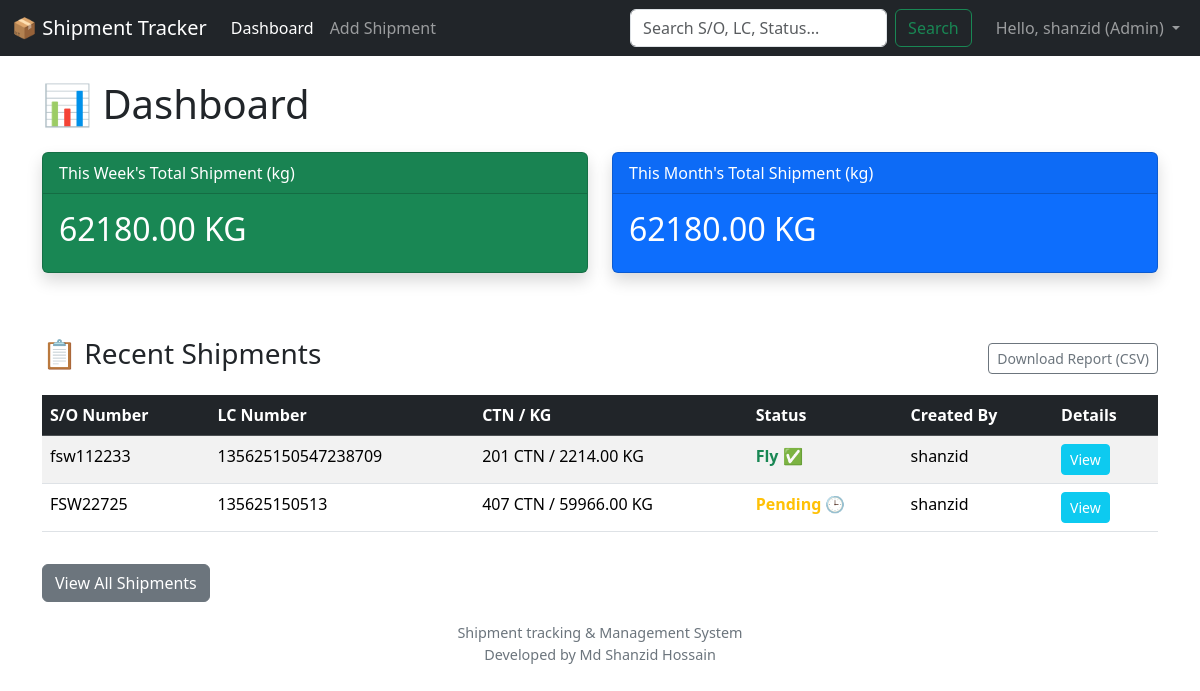
Screenshot of / (signed in) with the database file from the repository.
### shipment_app/models.py (models this page shows, shortened)
class CustomUser(AbstractUser):
    ROLE_CHOICES = [
        ('admin', 'Admin'),
        ('editor', 'Can Edit'),
        ('viewer', 'View Only'),
    ]
    role = models.CharField(max_length=20, choices=ROLE_CHOICES, default='viewer')

class Shipment(models.Model):
    STATUS_CHOICES = [
        ('pending', 'Pending 🕒'),
        ('fly', 'Fly ✅'),
        ('arrived', 'Arrived 📦'),
    ]
    so_number = models.CharField(max_length=100, unique=True, verbose_name="S/O Number")
    lc_number = models.CharField(max_length=100, blank=True, null=True, verbose_name="LC Number")
    total_ctn = models.IntegerField(verbose_name="Total CTN")
    total_kg = models.FloatField(verbose_name="Total KG")
    status = models.CharField(max_length=20, choices=STATUS_CHOICES, default='pending', verbose_name="Status")
    created_by = models.ForeignKey(CustomUser, on_delete=models.SET_NULL, null=True)
    created_at = models.DateTimeField(auto_now_add=True)
    class Meta:
        ordering = ['-created_at'] # নতুনগুলো আগে দেখানোর জন্য

### shipment_app/views.py (the view)
# urls.py: path('', views.dashboard, name='dashboard'), # ড্যাশবোর্ড (Homepage)
@login_required
@user_passes_test(is_viewer_or_higher, login_url='/login/')
def dashboard(request):
    today = timezone.now().date()
    start_week = today - timedelta(days=today.weekday())
    start_month = today.replace(day=1)
    weekly_total = Shipment.objects.filter(
        created_at__date__gte=start_week
    ).aggregate(total_weight=Sum('total_kg'))['total_weight'] or 0
    monthly_total = Shipment.objects.filter(
        created_at__date__gte=start_month
    ).aggregate(total_weight=Sum('total_kg'))['total_weight'] or 0
    shipments = Shipment.objects.all().order_by('-created_at')[:10] # শেষ ১০টি
    context = {
        'weekly_total': weekly_total,
        'monthly_total': monthly_total,
        'shipments': shipments,
    }
    return render(request, 'shipment_app/dashboard.html', context)

### shipment_app/views.py (called while the page is built)
def is_viewer_or_higher(user):
    return user.is_authenticated and user.role in ['admin', 'editor', 'viewer']

### shipment_app/templates/shipment_app/dashboard.html (shortened to what this page needs)
{% extends "shipment_app/base.html" %}
{% block content %}
<h1 class="mb-4">📊 Dashboard</h1>
<div class="row mb-5">
    <div class="col-md-6">
        <div class="card text-white bg-success mb-3 shadow">
            <div class="card-header">This Week's Total Shipment (kg)</div>
            <div class="card-body">
                <h2 class="card-title">{{ weekly_total|floatformat:2 }} KG</h2>
            </div>
        </div>
    </div>
    <div class="col-md-6">
        <div class="card text-white bg-primary mb-3 shadow">
            <div class="card-header">This Month's Total Shipment (kg)</div>
            <div class="card-body">
                <h2 class="card-title">{{ monthly_total|floatformat:2 }} KG</h2>
            </div>
        </div>
    </div>
</div>
<div class="d-flex justify-content-between align-items-center mb-3">
    <h3>📋 Recent Shipments</h3>
    {% if request.user.role == 'admin' %}
    <a href="{% url 'download_report_csv' %}" class="btn btn-sm btn-outline-secondary">Download Report (CSV)</a>
    {% endif %}
</div>
<div class="table-responsive">
    <table class="table table-hover table-striped">
        <thead class="table-dark">
            <tr>
                <th>S/O Number</th>
                <th>LC Number</th>
                <th>CTN / KG</th>
                <th>Status</th>
                <th>Created By</th>
                <th>Details</th>
            </tr>
        </thead>
        <tbody>
            {% for shipment in shipments %}
            <tr>
                <td>{{ shipment.so_number }}</td>
                <td>{{ shipment.lc_number|default:"N/A" }}</td>
                <td>{{ shipment.total_ctn }} CTN / {{ shipment.total_kg|floatformat:2 }} KG</td>
                <td>
                    {% if shipment.status == 'fly' %}
                        <span class="status-fly">Fly ✅</span>
                    {% elif shipment.status == 'arrived' %}
                        <span class="status-arrived">Arrived 📦</span>
                    {% else %}
                        <span class="status-pending">Pending 🕒</span>
                    {% endif %}
                </td>
                <td>{{ shipment.created_by.username|default:"Admin" }}</td>
                <td><a href="{% url 'shipment_detail' shipment.pk %}" class="btn btn-sm btn-info text-white">View</a></td>
            </tr>
            {% empty %}
            <tr>
                <td colspan="6" class="text-center">No shipments found.</td>
            </tr>
            {% endfor %}
        </tbody>
    </table>
</div>
<a href="{% url 'search_shipment' %}" class="btn btn-secondary mt-3">View All Shipments</a>
{% endblock %}

### shipment_app/templates/shipment_app/base.html (shortened to what this page needs)
{% load static %}
<!DOCTYPE html>
<html lang="en">
<head>
    <link href="https://cdn.jsdelivr.net/npm/bootstrap@5.3.3/dist/css/bootstrap.min.css" rel="stylesheet">
</head>
<body>
    <header>
        <nav class="navbar navbar-expand-lg navbar-dark bg-dark">
            <div class="container-fluid">
                <a class="navbar-brand" href="{% url 'dashboard' %}">📦 Shipment Tracker</a>
                <div class="collapse navbar-collapse" id="navbarNav">
                    <ul class="navbar-nav me-auto mb-2 mb-lg-0">
                        <li class="nav-item">
                            <a class="nav-link {% if request.path == '/' %}active{% endif %}" href="{% url 'dashboard' %}">Dashboard</a>
                        </li>
                        {% if request.user.is_authenticated and request.user.role in 'admin editor' %}
                        <li class="nav-item">
                            <a class="nav-link {% if 'add' in request.path %}active{% endif %}" href="{% url 'add_shipment' %}">Add Shipment</a>
                        </li>
                        {% endif %}
                    </ul>
                    <form class="d-flex me-3" method="GET" action="{% url 'search_shipment' %}">
                        <input class="form-control me-2" type="search" name="q" placeholder="Search S/O, LC, Status..." aria-label="Search" value="{{ request.GET.q }}">
                        <button class="btn btn-outline-success" type="submit">Search</button>
                    </form>
                    {% if request.user.is_authenticated %}
                    <ul class="navbar-nav">
                        <li class="nav-item dropdown">
                            <a class="nav-link dropdown-toggle" href="#" id="navbarDropdown" role="button" data-bs-toggle="dropdown" aria-expanded="false">
                                Hello, {{ request.user.username }} ({{ request.user.get_role_display }})
                            </a>
                        </li>
                    </ul>
                    {% else %}
                    <a href="{% url 'login' %}" class="btn btn-primary">Login</a>
                    {% endif %}
                </div>
            </div>
        </nav>
    </header>
    <main class="container mt-4">
        {% block content %}{% endblock %}
    </main>
    <p class="footer-text">
        Shipment tracking & Management System<br>
        Developed by Md Shanzid Hossain
    </p>
</body>
</html>

### shipment_app/templates/shipment_app/base.html (style rules this page uses)
.footer-text { color: #6c757d; font-size: 0.9em; text-align: center; margin-top: 20px; }
.status-fly { color: #198754; font-weight: bold; }
.status-pending { color: #ffc107; font-weight: bold; }

### rows the page displays
CustomUser: user.username "shanzid", user.role "Admin"
Shipment: so_number "fsw112233", lc_number "135625150547238709", total_ctn "201", total_kg "2214.00", status "Fly ✅", created_by.username "shanzid"
Shipment: so_number "FSW22725", lc_number "135625150513", total_ctn "407", total_kg "59966.00", status "Pending 🕒", created_by.username "shanzid"

### other values shown
{{ weekly_total|floatformat:2 }} "62180.00"
{{ monthly_total|floatformat:2 }} "62180.00"
